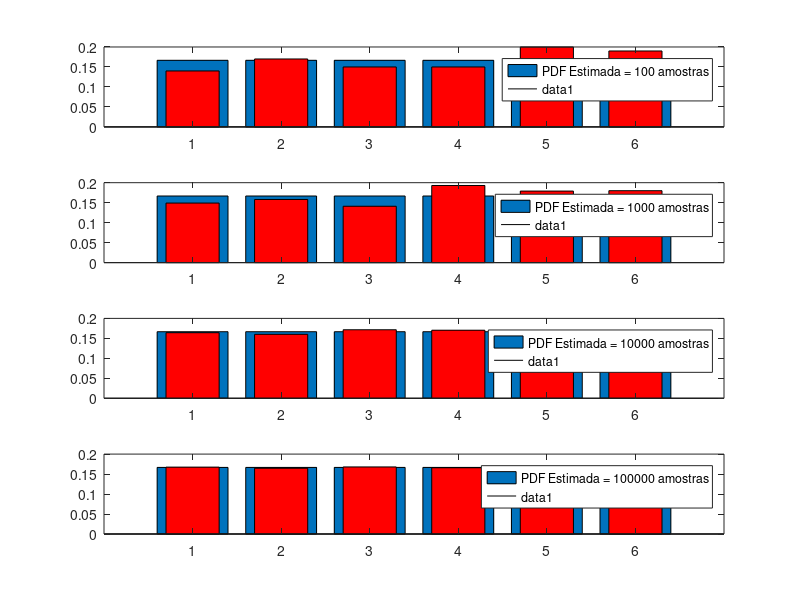

Recreate this plot in MATLAB.
clc; clear;                                
vtnSamples = [1e2 1e3  1e4 1e5];                % Número de amostras
Samples = ceil(6 * rand(1,max(vtnSamples)));
chLegend =[];
for ik = 1:length(vtnSamples)
    nSamples = vtnSamples(ik);
    subplot(length(vtnSamples),1,ik)
    % PDF estimada
    binWidth = 1;
    vtCurrentS = Samples(1:nSamples);
    vtBins = min(vtCurrentS):binWidth:max(vtCurrentS);
    histo=zeros(6,1);
    for v = vtCurrentS
        for k =vtBins
            if (k == v)
                histo(k)=histo(k)+1;
            end
        end
    end
    


    % Pode ser feito também com
    % histogram(vtSamples(1:nSamples),'Normalization','pdf');
    %
    % PDF real
    %vtPDF=normpdf(x,mu,sigma);
    y=zeros(length(vtBins),1);
    y=y+ 1/6;
    bar(vtBins,y);
    legend(['PDF Estimada = ' num2str(nSamples) ' amostras'],'PDF Real');
    hold all;
    bar(vtBins,histo/(nSamples),0.6,'red');
end
